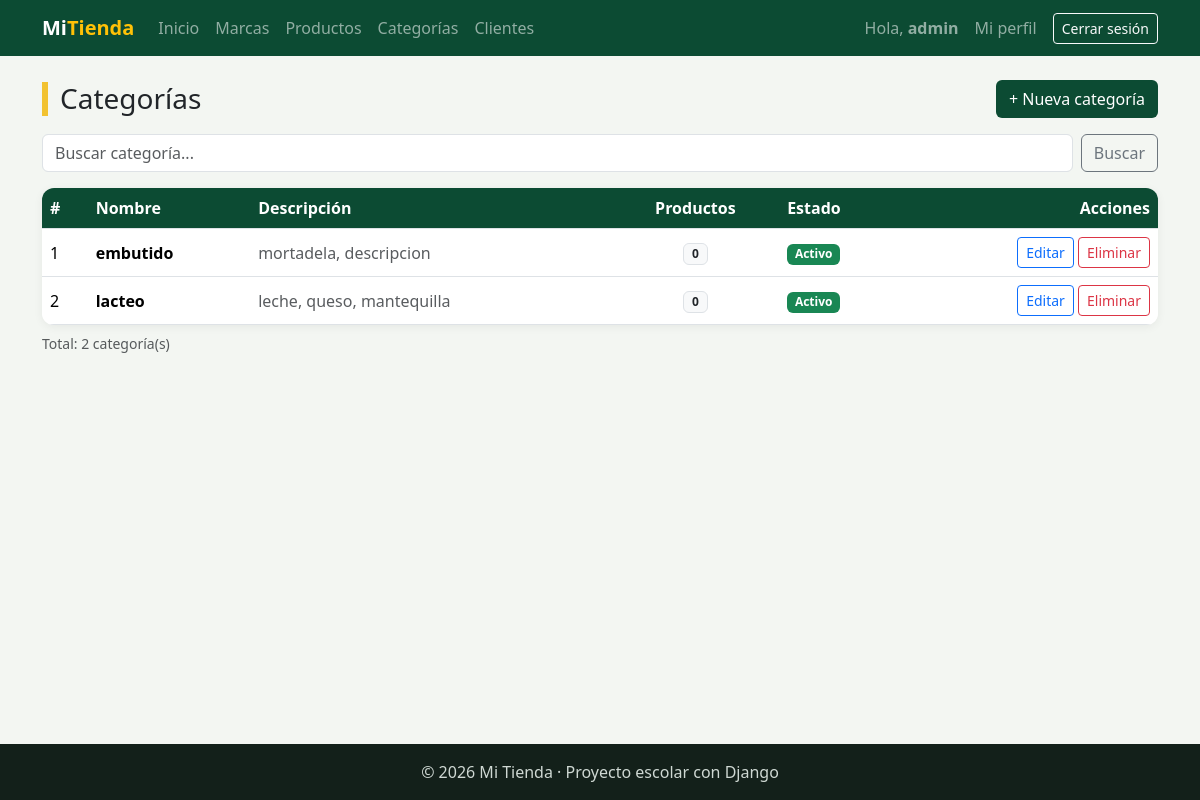
Before: /facturacion/categorias/ (signed in) with the older database file.
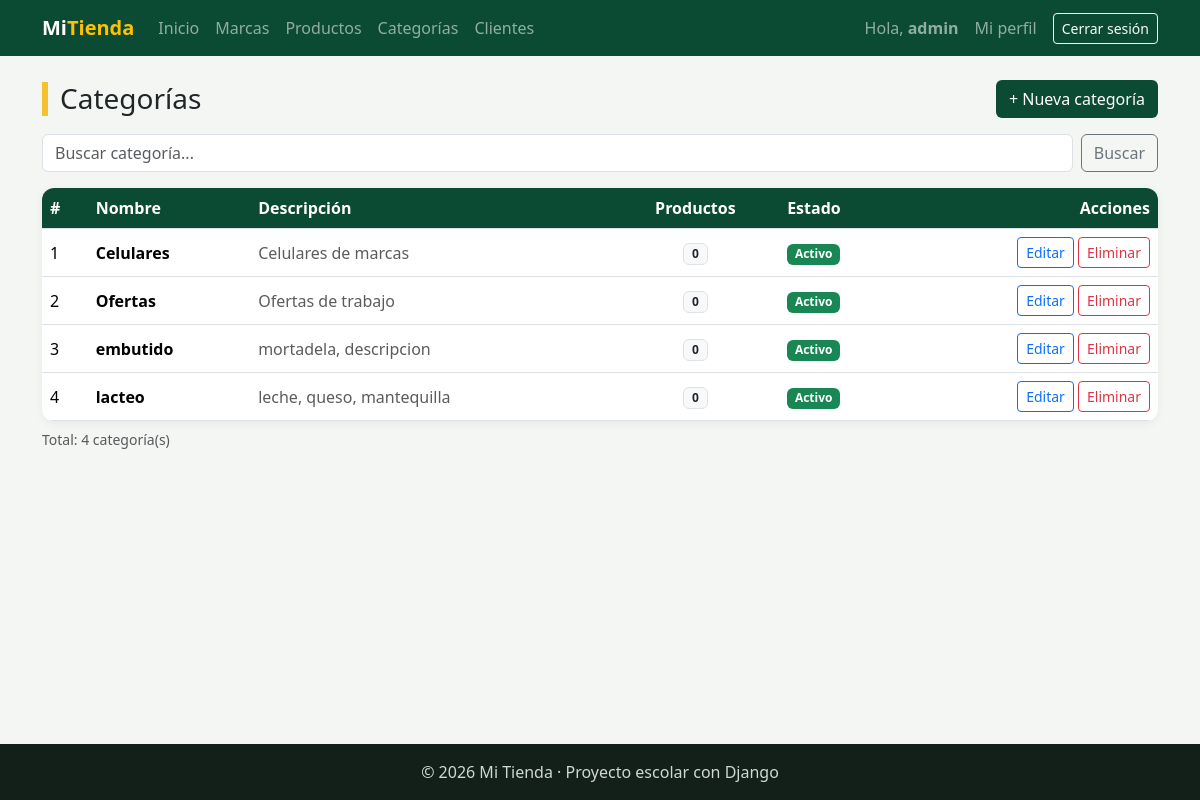
After: the same page with the newer database file.
### facturacion/models.py (models this page shows, shortened)
class Categoria(models.Model):                   # Hereda de models.Model → Django la convierte en tabla
    nombre = models.CharField(                   # CharField = texto corto → columna VARCHAR
        max_length=60,                           #   máximo 60 letras (OBLIGATORIO en CharField)
        unique=True,                             #   no puede haber dos categorías con el mismo nombre
    )
    descripcion = models.TextField(blank=True)   # TextField = texto largo. blank=True: el formulario lo deja vacío
    activo = models.BooleanField(default=True)   # Verdadero/Falso. default: valor si no se indica otro
    class Meta:                                  # Meta = configuración de la TABLA (no son columnas)
        verbose_name = "Categoría"               #   nombre en singular (se ve en el admin y en errores)
        verbose_name_plural = "Categorías"       #   nombre en plural
        ordering = ["nombre"]                    #   orden por defecto de las consultas: A → Z

### facturacion/views.py (the view)
# urls.py: path("categorias/", views.categoria_lista, name="categoria_lista"),
@login_required
def categoria_lista(request):                              # READ: solo atiende GET
    q = request.GET.get("q", "")                           # 1. Texto del buscador: /categorias/?q=lap (si no hay, "")
    categorias = Categoria.objects.prefetch_related("productos")   # 2. Todas + sus productos en UNA consulta extra
    if q:                                                  # 3. Si buscó algo...
        categorias = categorias.filter(nombre__icontains=q)   # ...solo las que contienen ese texto en el nombre
    contexto = {"titulo": "Categorías", "categorias": categorias, "q": q}
    return render(request, "facturacion/categoria_lista.html", contexto)

### facturacion/templates/facturacion/categoria_lista.html (shortened to what this page needs)
{% extends "base.html" %}
{% block contenido %}
<div class="d-flex justify-content-between align-items-center flex-wrap gap-2 mb-3">
    <h1 class="h3 titulo-pagina m-0">{{ titulo }}</h1>
    <a href="{% url 'facturacion:categoria_crear' %}" class="btn btn-verde">+ Nueva categoría</a>
</div>
<form method="get" class="d-flex gap-2 mb-3">
    <input type="text" name="q" value="{{ q }}" class="form-control" placeholder="Buscar categoría...">
    <button type="submit" class="btn btn-outline-secondary">Buscar</button>
</form>
<div class="tarjeta p-0 table-responsive">
    <table class="table table-hover align-middle m-0">
        <thead>
            <tr><th>#</th><th>Nombre</th><th>Descripción</th><th class="text-center">Productos</th><th>Estado</th><th class="text-end">Acciones</th></tr>
        </thead>
        <tbody>
            {% for categoria in categorias %}
            <tr>
                <td>{{ forloop.counter }}</td>
                <td class="fw-semibold">{{ categoria.nombre }}</td>
                <td class="text-muted">{{ categoria.descripcion|default:"—"|truncatechars:60 }}</td>
                <td class="text-center"><span class="badge bg-light text-dark border">{{ categoria.productos.count }}</span></td>
                <td>
                    {% if categoria.activo %}
                        <span class="badge bg-success">Activo</span>
                    {% else %}
                        <span class="badge bg-secondary">Inactivo</span>
                    {% endif %}
                </td>
                <td class="text-end text-nowrap">
                    <a href="{% url 'facturacion:categoria_editar' categoria.pk %}" class="btn btn-sm btn-outline-primary">Editar</a>
                    <a href="{% url 'facturacion:categoria_eliminar' categoria.pk %}" class="btn btn-sm btn-outline-danger">Eliminar</a>
                </td>
            </tr>
            {% empty %}
            <tr><td colspan="6" class="text-center text-muted py-4">No hay categorías registradas.</td></tr>
            {% endfor %}
        </tbody>
    </table>
</div>
<p class="text-muted small mt-2">Total: {{ categorias|length }} categoría(s)</p>
{% endblock %}

Changed rows visible on the page:
added Categoria: nombre "Celulares", descripcion "Celulares de marcas", productos.count "0", activo "Activo"
added Categoria: nombre "Ofertas", descripcion "Ofertas de trabajo", productos.count "0", activo "Activo"
Other visible differences:
{{ categorias|length }}: "2" → "4"
